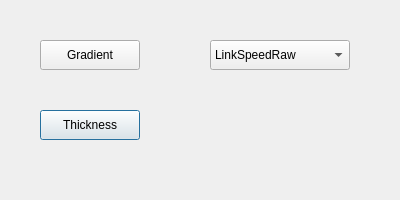
<?xml version="1.0" encoding="UTF-8"?>
<ui version="4.0">
 <class>Dialog</class>
 <widget class="QDialog" name="Dialog">
  <property name="geometry">
   <rect>
    <x>0</x>
    <y>0</y>
    <width>400</width>
    <height>200</height>
   </rect>
  </property>
  <property name="windowTitle">
   <string>Dialog</string>
  </property>
  <widget class="QComboBox" name="comboBox">
   <property name="geometry">
    <rect>
     <x>210</x>
     <y>40</y>
     <width>140</width>
     <height>30</height>
    </rect>
   </property>
   <item>
    <property name="text">
     <string>LinkSpeedRaw</string>
    </property>
   </item>
   <item>
    <property name="text">
     <string>delay</string>
    </property>
   </item>
   <item>
    <property name="text">
     <string>weight</string>
    </property>
   </item>
   <item>
    <property name="text">
     <string/>
    </property>
   </item>
  </widget>
  <widget class="QPushButton" name="drawThickness">
   <property name="geometry">
    <rect>
     <x>40</x>
     <y>110</y>
     <width>100</width>
     <height>30</height>
    </rect>
   </property>
   <property name="text">
    <string>Thickness</string>
   </property>
  </widget>
  <widget class="QPushButton" name="drawGradient">
   <property name="geometry">
    <rect>
     <x>40</x>
     <y>40</y>
     <width>100</width>
     <height>30</height>
    </rect>
   </property>
   <property name="text">
    <string>Gradient</string>
   </property>
  </widget>
 </widget>
 <resources/>
 <connections/>
</ui>
